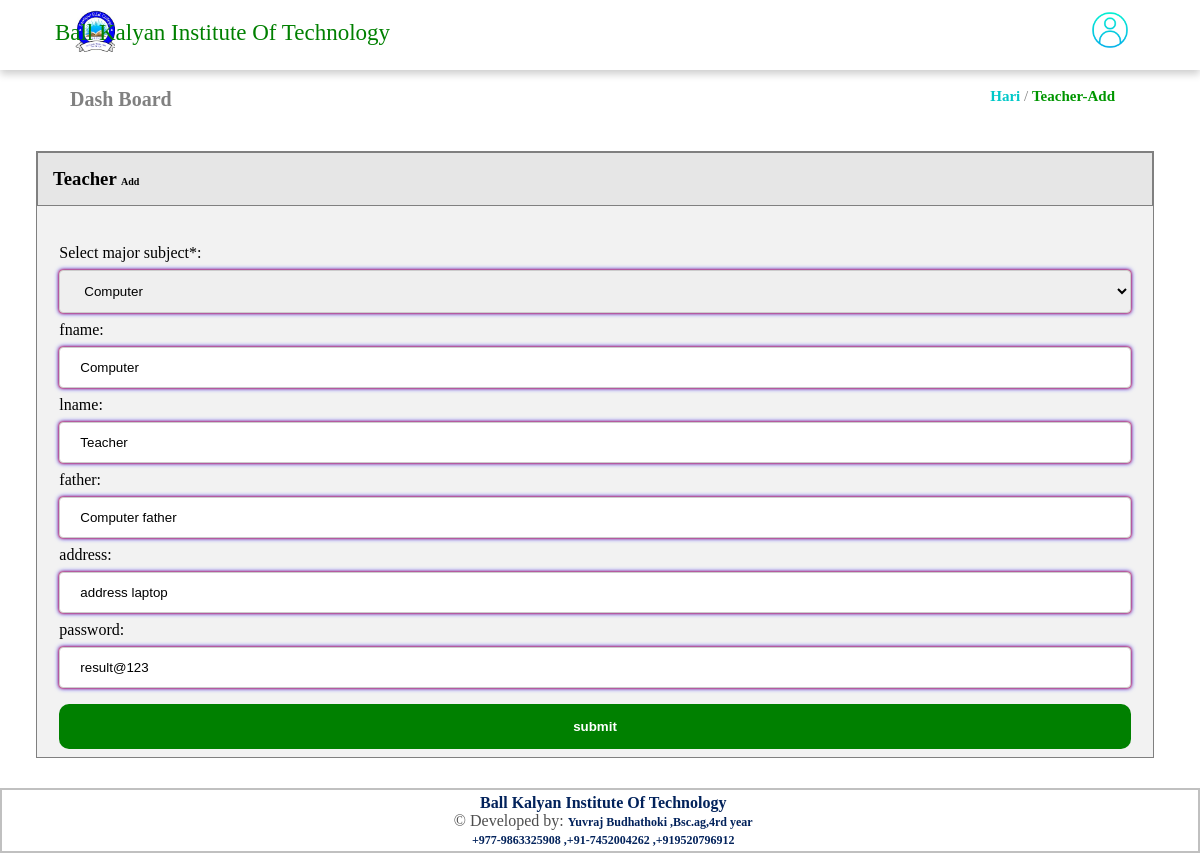
The app's page /teacher_update.php?id=18 (signed in) with its own data.
### tables this page shows
CREATE TABLE `stddata` (
  `id` int(255) NOT NULL,
  `fname` varchar(255) NOT NULL,
  `lname` varchar(255) NOT NULL,
  `cls` varchar(255) NOT NULL,
  `father` varchar(255) NOT NULL,
  `address` varchar(255) NOT NULL,
  `pass` varchar(225) NOT NULL,
  `status` varchar(225) NOT NULL,
  `action` varchar(233) NOT NULL,
  `date` timestamp NOT NULL DEFAULT current_timestamp()
);

### teacher_update.php (the view, shortened to what this page needs)
<?php
if (strlen($_SESSION['trmsaid']==0)) {
header('location:logout.php');
}  else{
?>
<!doctype html>
<html class="no-js" lang="en">
  <head>
    <link rel="stylesheet" href="css/style1.css">
  </head>
  <body>
    <?php include('header.php'); ?>
    <div style="font-size: 20px; margin-left: 70px;  ">
      <a href="dashboard.php" style="text-decoration: none; color: gray; font-weight: bold;">Dash Board</a>
      <p  style="float:right; margin-right: 85px; text-decoration: none; font-size:15px; color:gray;">
        <a href="#" style="text-decoration: none; font-weight:bold; color: rgba(0, 200, 200, 1.0);"><?php echo $_SESSION['fname'];?></a>  /  <a href="teacher_add.php" style="text-decoration: none; color: rgba(0, 150, 0, 1.0); font-weight:bold;">Teacher-Add</a> </p>
      </div>
    <div style="width:93%; margin-left:3%; margin-top:40px; border:0.5px solid gray; background-color:#f2f2f2;">
      <div style="border:0.5px solid gray; padding: 15px; background-color: #e6e6e6;"><h3>Teacher <span style="font-size:10px;">Add</span></h3></div>
      <div class=""><p style="color:green; padding-top:20px;" align="center"><?php echo $_SESSION['actions'];?></p></div>
      <br>
      <form name="" method="post" action="" enctype="multipart/form-data" style="margin-left:2%; margin-right:2%;">
        <div class="card-body card-block">
           <?php
      include('dbc1.php');
      $id=$_GET['id'];
      $selectquery = "SELECT * FROM `stddata` WHERE id='$id' ";
      $query = mysqli_query($conn , $selectquery) or die("error");
      while ($result= mysqli_fetch_array($query)) {
      ?>
       <div class="form-group"><label for="company"  class=" form-control-label">Select major subject*:</label>
          <select name="cls">
            <option value="<?php echo $result['cls'] ?>">
               <?php switch ($result['cls']) {
            case '7':
            echo "Computer";
            break;
            } ?>
            </option>
          </select>
        </div>
        <div class="form-group"><label  class=" form-control-label">fname:</label><input type="text" name="fname" value="<?php echo $result['fname'] ?>"  required="true"></div>
        <div class="form-group"><label  class=" form-control-label">lname:</label><input type="text" name="lname" value="<?php echo $result['lname'] ?>"  required="true"></div>
        <div class="form-group"><label  class=" form-control-label">father:</label><input type="text" name="father" value="<?php echo $result['father'] ?>"  required="true"></div>
        <div class="form-group"><label  class=" form-control-label">address:</label><input type="text" name="address" value="<?php echo $result['address'] ?>"  required="true"></div>
        <div class="form-group"><label  class=" form-control-label">password:</label><input type="text" name="pass"  value="result@123" id="tname" required="true"></div>
      <?php
      }
      ?>
        <input type="submit" name="submit" value="submit">
       </div>
    </form>
  </div>
  <?php include('footer.php'); ?>
</body>
</html>
<?php }  ?>

### css/style1.css (style rules this page uses)
* { padding: 0; margin: 0; }
a { text-decoration: none; }
input[type=text], input[type=email], input[type=password],select { width: 100%; padding: 12px 20px; margin: 8px 0; display: inline-block; border: 1px solid #ccc; border-radius: 4px; box-shadow: 0 0 3px #FF0000, 0 0 5px #0000FF;; box-sizing: border-box; }
input[type=submit] { width: 100%; background-color: green; color: white; font-weight: bold; padding: 15px 20px; margin: 8px 0; border: none; border-radius: 10px; cursor: pointer; }

### records on screen
stddata: cls "Computer", fname "Computer", lname "Teacher", father "Computer father", address "address laptop"

### other values on screen
$_SESSION['fname'] "Hari"
